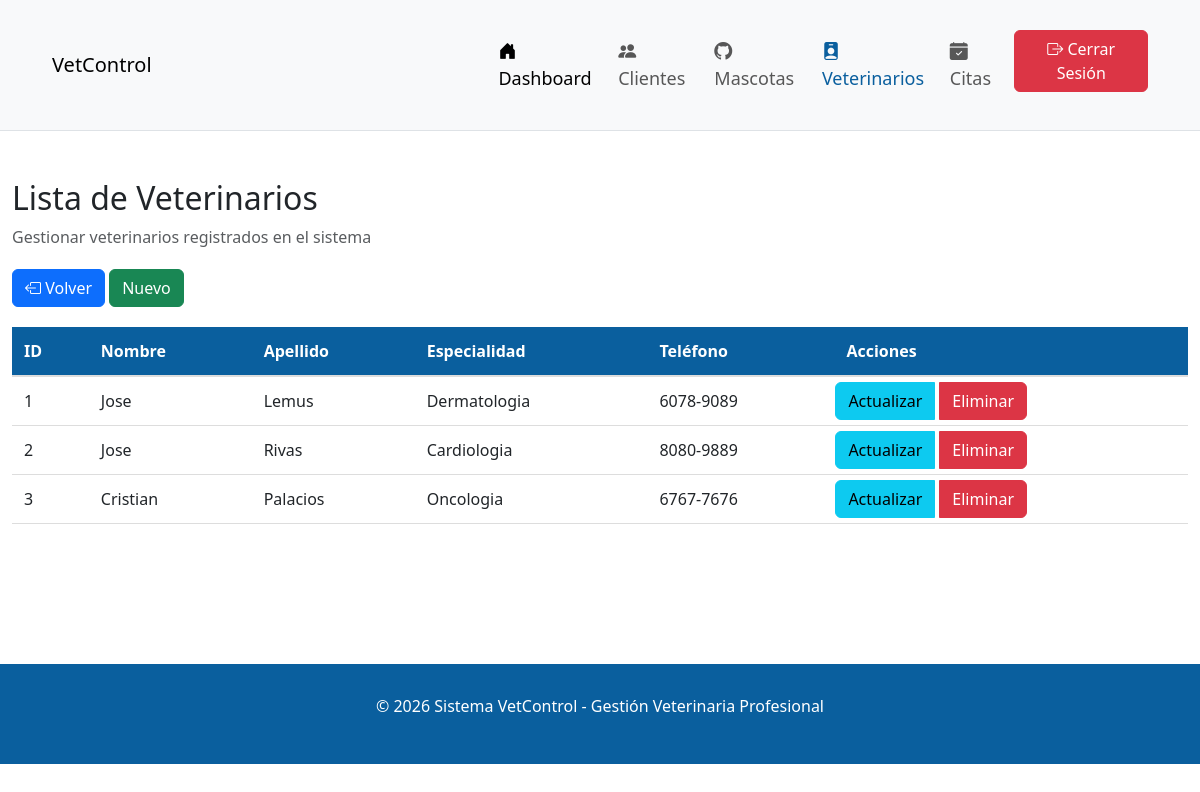
Page /index.php?accion=listarVeterinarios (signed in) on the committed database.
### tables this page shows
CREATE TABLE `veterinarios` (
  `id_veterinario` int(11) NOT NULL,
  `nombre` varchar(50) NOT NULL,
  `apellido` varchar(50) DEFAULT NULL,
  `especialidad` varchar(50) DEFAULT NULL,
  `telefono` varchar(20) DEFAULT NULL
);

### controladores/AdminControlador.php (called while the page is built, shortened)
<?php
require_once "modelos/Admin.php";
class AdminControlador {
    public function listarVeterinarios() {
        $modelo = new Admin();
        $veterinarios = $modelo->obtenerVeterinarios();
        require_once __DIR__ . "/../vistas/admin/lista_veterinarios.php";
    }
}
?>

### conexion/conexion.php (called while the page is built, shortened)
<?php
class Conexion {
    public static function conectar(){
        $conexion = new mysqli("localhost","root","","vetcontrol_db");
        return $conexion;
    }
}
?>

### modelos/Admin.php (called while the page is built, shortened)
<?php
 require_once __DIR__ . "/../conexion/conexion.php";
class Admin {
    private $conexion;
    public function __construct(){
        $this->conexion = Conexion::conectar();
    }
    public function obtenerVeterinarios() {
        $sql = "SELECT * FROM veterinarios";
        return $this->conexion->query($sql);
    }
}

### vistas/admin/lista_veterinarios.php (the view, shortened to what this page needs)
<!DOCTYPE html>
<html lang="es">
<head>
    <link href="https://cdn.jsdelivr.net/npm/bootstrap@5.3.8/dist/css/bootstrap.min.css" rel="stylesheet">
    <link rel="stylesheet" href="https://cdn.jsdelivr.net/npm/bootstrap-icons@1.13.1/font/bootstrap-icons.min.css">
</head>
<body>
        <nav class="navbar navbar-expand-lg bg-body-tertiary" style="background-color:  #0A5F9E; padding: 30px 40px; font-size: 18px; border-bottom: 1px solid #dee2e6;">
        <div class="container-fluid">
            <div style="diplay:flex; justify-content: space-between; width: 40%;">
            <a href="index.php?accion=dashboardAdmin" class="navbar-brand">VetControl</a>
            </div>
            <div style="display: flex; justify-content: flex-end; width: 60%;">
            <ul class="navbar-nav me-auto mb-4 mb-lg-0">
                <li class="nav-item"><a href="index.php?accion=dashboardAdmin" class="nav-link active"><i class="bi bi-house-door-fill"></i> Dashboard</a></li>
                <li class="nav-item"><a href="index.php?accion=listarClientes" class="nav-link"><i class="bi bi-people-fill"></i> Clientes</a></li>
                <li class="nav-item"><a href="index.php?accion=listarMascotas" class="nav-link"><i class="bi bi-github"></i> Mascotas</a></li>
                <li class="nav-item"><a href="index.php?accion=listarVeterinarios" class="nav-link" style="color: #0A5F9E;"><i class="bi bi-person-badge-fill"></i> Veterinarios</a></li>
                <li class="nav-item"><a href="index.php?accion=listarCitas" class="nav-link" ><i class="bi bi-calendar-check-fill"></i> Citas</a></li>
                <div style="display: flex; justify-content: flex-end;">
                 <li class="nav-item"><a href="index.php?accion=salir" class="btn btn-danger" style="align-content: flex-end;"><i class="bi bi-box-arrow-right"></i> Cerrar Sesión</a></li>
                </div>
            </ul>
            </div>
        </div>
    </nav>
    <br><br>
    <div class="container-fluid">
        <div>
            <h2>Lista de Veterinarios</h2>
            <p class="text-muted" style="margin-bottom: 20px;">Gestionar veterinarios registrados en el sistema</p>
              <div style="margin-bottom: 20px">
                 <a href="index.php?accion=dashboardAdmin" class="btn btn-primary"style="" ><i class="bi bi-box-arrow-left"></i>  Volver</a>
                 <a href="index.php?accion=nuevoV" class="btn btn-success" style="margin-right: 5px;">Nuevo</a>
            </div>
            <?php if ($veterinarios && $veterinarios->num_rows > 0): ?>
            <div style="overflow-x: auto;">
                <table style="width: 100%; border-collapse: collapse; margin-bottom: 20px;">
                    <thead>
                        <tr style="background-color: #0A5F9E; color: white;">
                            <th style="padding: 12px; text-align: left; border-bottom: 2px solid #ddd;">ID</th>
                            <th style="padding: 12px; text-align: left; border-bottom: 2px solid #ddd;">Nombre</th>
                            <th style="padding: 12px; text-align: left; border-bottom: 2px solid #ddd;">Apellido</th>
                            <th style="padding: 12px; text-align: left; border-bottom: 2px solid #ddd;">Especialidad</th>
                            <th style="padding: 12px; text-align: left; border-bottom: 2px solid #ddd;">Teléfono</th>
                            <th style="padding: 12px; text-align: left; border-bottom: 2px solid #ddd;">Acciones</th>
                        </tr>
                    </thead>
                    <tbody>
                        <?php while ($veterinario = $veterinarios->fetch_assoc()): ?>
                        <tr style="border-bottom: 1px solid #ddd;">
                            <td style="padding: 12px;"><?php echo htmlspecialchars($veterinario["id_veterinario"] ?? $veterinario["id"] ?? ""); ?></td>
                            <td style="padding: 12px;"><?php echo htmlspecialchars($veterinario["nombre"]); ?></td>
                            <td style="padding: 12px;"><?php echo htmlspecialchars($veterinario["apellido"]); ?></td>
                            <td style="padding: 12px;"><?php echo htmlspecialchars($veterinario["especialidad"]); ?></td>
                            <td style="padding: 12px;"><?php echo htmlspecialchars($veterinario["telefono"]); ?></td>
                            <td>
                                <div class="btn-group" role="group">
                                    <a href="index.php?accion=editarV&id_veterinario=<?php echo $veterinario['id_veterinario']; ?>" class="btn btn-info" style="margin-right: 5px;">Actualizar</a>
                                    <a href="index.php?accion=eliminarV&id_veterinario=<?php echo $veterinario['id_veterinario']; ?>" class="btn btn-danger" onclick="return confirm('¿Estás seguro de que deseas eliminar este veterinario?');">Eliminar</a>
                                </div>
                            </td>
                        </tr>
                        <?php endwhile; ?>
                    </tbody>
                </table>
            </div>
            <?php else: ?>
            <div class="card" style="padding: 20px; background-color: #f8f9fa; border: 1px solid #ddd; border-radius: 5px;">
                <p style="color: #666; margin: 0;">No hay veterinarios registrados en el sistema.</p>
            </div>
            <?php endif; ?>
        </div>
    </div>
<br><br><br>
<br>
<br>
     <div class="container-fluid" style="background-color: #0A5F9E; color: white; padding: 30px; text-align: center;">
          <footer>
             <p>&copy; 2026 Sistema VetControl - Gestión Veterinaria Profesional</p>
         </footer>
     </div>
</body>
</html>

### rows in the picture
veterinarios: id_veterinario "1", nombre "Jose", apellido "Lemus", especialidad "Dermatologia", telefono "6078-9089"
veterinarios: id_veterinario "2", nombre "Jose", apellido "Rivas", especialidad "Cardiologia", telefono "8080-9889"
veterinarios: id_veterinario "3", nombre "Cristian", apellido "Palacios", especialidad "Oncologia", telefono "6767-7676"
